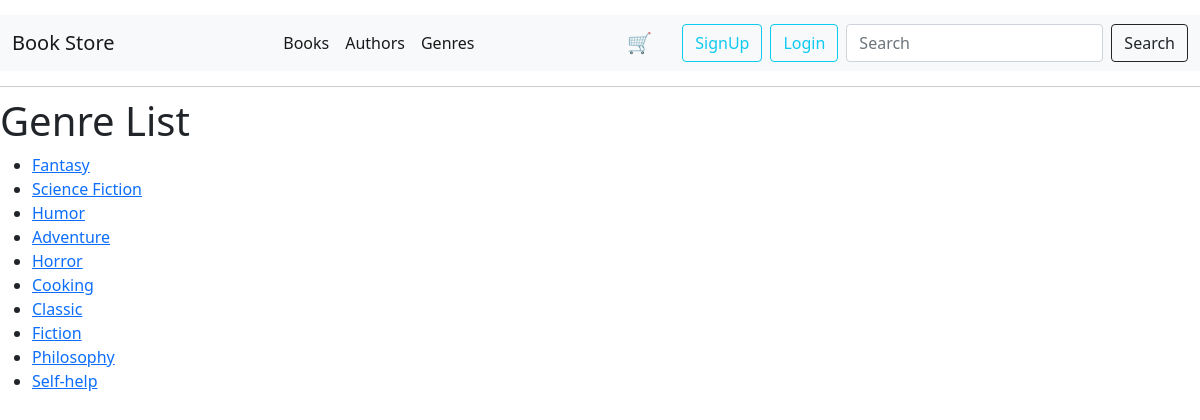
The page /genres/ on the database its author committed.
### catalog/models.py (models this page shows, shortened)
class Genre(models.Model):
    name = models.CharField(max_length=100, help_text="Enter a book genre (e.g. Fantasy)")
    def get_absolute_url(self):
        return reverse("genre-details", args=[str(self.pk)])

### catalog/views.py (the view)
# urls.py: path("genres/", views.genre_list, name="genre-list"),
def genre_list(request):
    genres = Genre.objects.all()
    return render(request, "catalog/genre_list.html", {"genres": genres})

### catalog/templates/catalog/genre_list.html
{% extends "base.html" %}
{% block content %}
<h1>Genre List</h1>
{% if genres %}
<ul>
    {% for genre in genres %}
    <li>
        <a href="{{ genre.get_absolute_url }}">{{ genre.name }}</a>
    </li>
    {% endfor %}
</ul>
{% else %}
<p>There are no genres to display.</p>
{% endif %}
{% endblock %}

### catalog/templates/base.html (style rules this page uses)
body { padding-top: 15px; }

### rows shown on the page
Genre: name "Fantasy"
Genre: name "Science Fiction"
Genre: name "Humor"
Genre: name "Adventure"
Genre: name "Horror"
Genre: name "Cooking"
Genre: name "Classic"
Genre: name "Fiction"
Genre: name "Philosophy"
Genre: name "Self-help"
